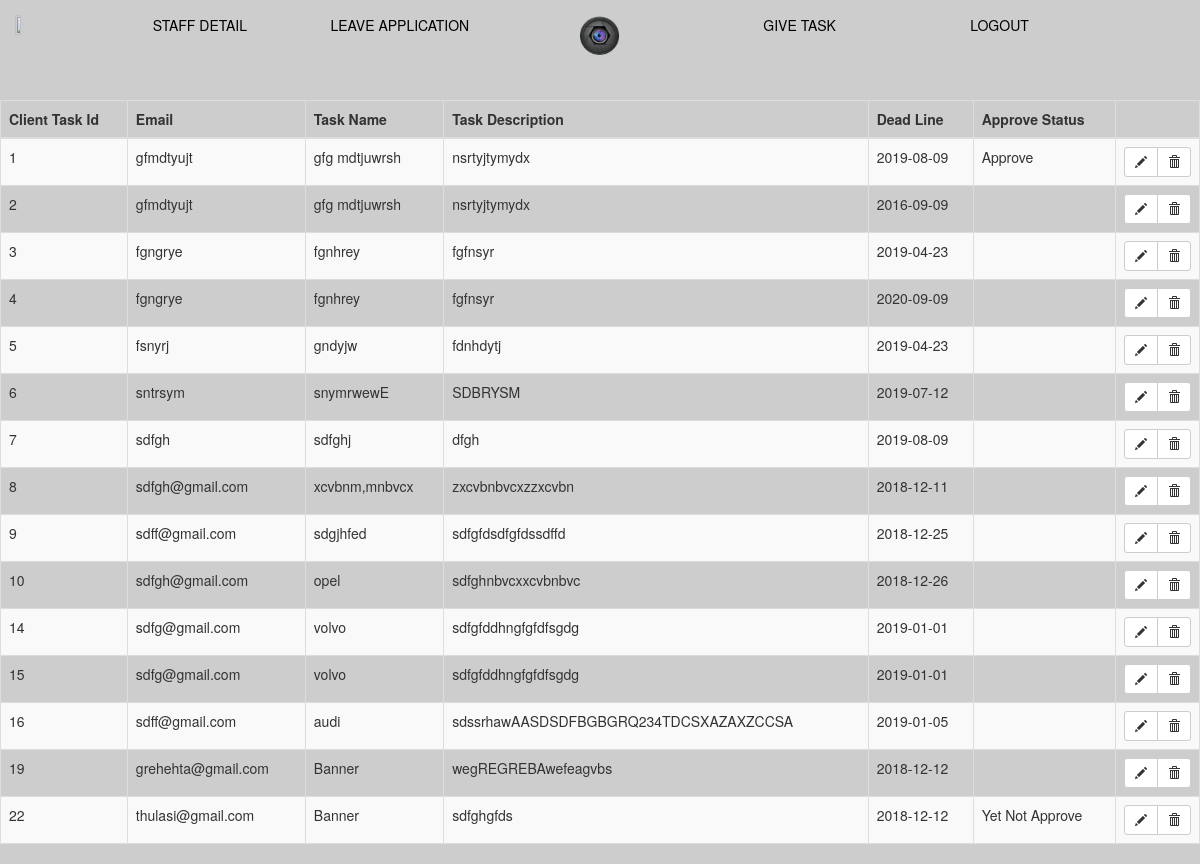
Page /adminviewtask.php on the committed database.
### tables this page shows
CREATE TABLE IF NOT EXISTS `clienttask` (
  `ClientTaskId` int(11) NOT NULL AUTO_INCREMENT,
  `Email` varchar(100) NOT NULL,
  `TaskName` varchar(100) NOT NULL,
  `TaskDescription` varchar(500) NOT NULL,
  `DeadLine` date NOT NULL,
  `Approve_Status` varchar(30) DEFAULT 'Yet Not Approve',
  PRIMARY KEY (`ClientTaskId`)
);

### adminviewtask.php (the view, shortened to what this page needs)
<?php
$connect = mysqli_connect("localhost", "root","", "company maintenance system");
$query = "select * from clienttask order by ClientTaskId asc";
$result= mysqli_query($connect, $query);
?>
<!DOCTYPE html>
<html>
<head>
	<link rel="stylesheet" href="http://maxcdn.bootstrapcdn.com/bootstrap/3.3.6/css/bootstrap.min.css">
</head>
<body>
	<div class="header1">
		<div class="col-1">
		<a href="administrator.php"><img src="Administrator/admin.png" style="height:30%;width:30%"></a>
		</div>
		<div class="col-2" align="center" >
		<a href="staffdetails.php">STAFF DETAIL</a>
		</div>
		<div class="col-2" align="center">
		<a href="leavedetails.php">LEAVE APPLICATION</a>
		</div>
		<div class="col-2" align="center">
		<a href="CompanyMaintenanceSystem.php"><img src="Header & Footer/Camera.png" style="height:25%;width:25%"></a>
		</div>
		<div class="col-2" align="center">
		<a href="givetask.php">GIVE TASK </a>
		</div>
		<div class="col-2" align="center">
		<a href="CompanyMaintenanceSystem.php">LOGOUT</a>
		</div>
		<div class="col-1">
		</div>
	</div>
	<div class="content">
		<br>
		<br>
		<br>
		<br>
		<br>
		<div class="table-responsive">
			<table id = "editable_table" class="table table-bordered table-striped">
		<thead>
			<tr>
				<th>Client Task Id</th>
				<th>Email</th>
				<th>Task Name</th>
				<th>Task Description</th>
				<th>Dead Line</th>
				<th>Approve Status</th>
			</tr>
		</thead>
		<tbody>
			<?php
				while($clienttask = mysqli_fetch_array($result)){
					echo'
						<tr>
							<td>'.$clienttask["ClientTaskId"].'</td>
							<td>'.$clienttask["Email"].'</td>
							<td>'.$clienttask["TaskName"].'</td>
							<td>'.$clienttask["TaskDescription"].'</td>
							<td>'.$clienttask["DeadLine"].'</td>
							<td>'.$clienttask["Approve_Status"].'</td>
						</tr>
					';
		}
			?>
		</tbody>
	</table>
		</div>
	</div>
</body>
</html>

### adminviewtask.php (style rules this page uses)
* { box-sizing: border-box; }
[class*="col-"] { float: left; padding: 15px; }
.col-1 { width: 8.33%; }
.col-2 { width: 16.66%; }
a:link { color: black; background-color: transparent; text-decoration: none; }
.table, th, td { padding: 15px; }
body { background-color:#cecdce; }

### rows in the picture
clienttask: ClientTaskId "1", Email "gfmdtyujt", TaskName "gfg mdtjuwrsh", TaskDescription "nsrtyjtymydx", DeadLine "2019-08-09", Approve_Status "Approve"
clienttask: ClientTaskId "2", Email "gfmdtyujt", TaskName "gfg mdtjuwrsh", TaskDescription "nsrtyjtymydx", DeadLine "2016-09-09"
clienttask: ClientTaskId "3", Email "fgngrye", TaskName "fgnhrey", TaskDescription "fgfnsyr", DeadLine "2019-04-23"
clienttask: ClientTaskId "4", Email "fgngrye", TaskName "fgnhrey", TaskDescription "fgfnsyr", DeadLine "2020-09-09"
clienttask: ClientTaskId "5", Email "fsnyrj", TaskName "gndyjw", TaskDescription "fdnhdytj", DeadLine "2019-04-23"
clienttask: ClientTaskId "6", Email "sntrsym", TaskName "snymrwewE", TaskDescription "SDBRYSM", DeadLine "2019-07-12"
clienttask: ClientTaskId "7", Email "sdfgh", TaskName "sdfghj", TaskDescription "dfgh", DeadLine "2019-08-09"
clienttask: ClientTaskId "8", Email "sdfgh@gmail.com", TaskName "xcvbnm,mnbvcx", TaskDescription "zxcvbnbvcxzzxcvbn", DeadLine "2018-12-11"
clienttask: ClientTaskId "9", Email "sdff@gmail.com", TaskName "sdgjhfed", TaskDescription "sdfgfdsdfgfdssdffd", DeadLine "2018-12-25"
clienttask: ClientTaskId "10", Email "sdfgh@gmail.com", TaskName "opel", TaskDescription "sdfghnbvcxxcvbnbvc", DeadLine "2018-12-26"
clienttask: ClientTaskId "14", Email "sdfg@gmail.com", TaskName "volvo", TaskDescription "sdfgfddhngfgfdfsgdg", DeadLine "2019-01-01"
clienttask: ClientTaskId "15", Email "sdfg@gmail.com", TaskName "volvo", TaskDescription "sdfgfddhngfgfdfsgdg", DeadLine "2019-01-01"
clienttask: ClientTaskId "16", Email "sdff@gmail.com", TaskName "audi", TaskDescription "sdssrhawAASDSDFBGBGRQ234TDCSXAZAXZCCSA", DeadLine "2019-01-05"
clienttask: ClientTaskId "19", Email "grehehta@gmail.com", TaskName "Banner", TaskDescription "wegREGREBAwefeagvbs", DeadLine "2018-12-12"
clienttask: ClientTaskId "22", Email "thulasi@gmail.com", TaskName "Banner", TaskDescription "sdfghgfds", DeadLine "2018-12-12", Approve_Status "Yet Not Approve"
